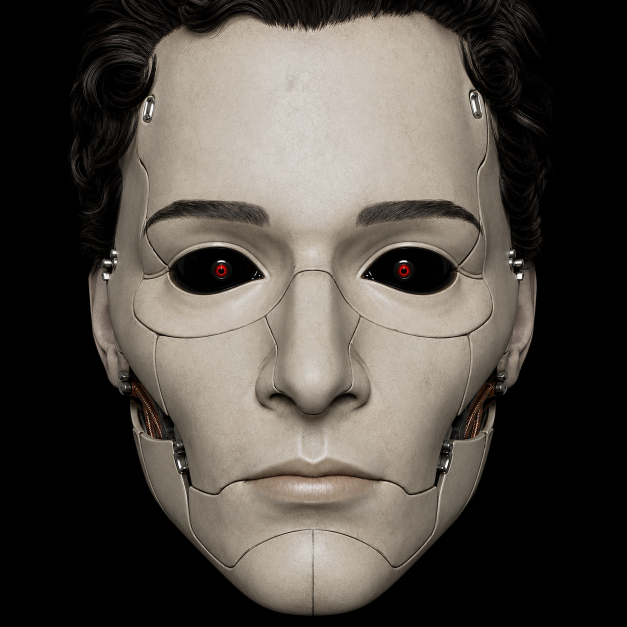
#> input picture design/subject-m22-face-source.png, 1254 x 1254 px (shown at 1/2 size)
$ python generate-subject-materials.py
#> lines starting #> are read from the running program, lines starting #| are printed output that depends on the picture
from __future__ import annotations

import argparse
import hashlib
from pathlib import Path

import numpy as np
from PIL import Image, ImageFilter, ImageOps


ROOT = Path(__file__).resolve().parents[1]
DEFAULT_SOURCE = ROOT / "design" / "subject-m22-face-source.png"
DEFAULT_OUT_DIR = ROOT / "public" / "models" / "subject-m22-materials"
MASTER_SEED = 0x4D323250  # "M22P"

QUALITY_SIZES = {
    "high": {"face": 1024, "tile": 256},
    "low": {"face": 512, "tile": 128},
}


def _rng(label: str) -> np.random.Generator:
    """Return an order-independent generator for one named output."""
    digest = hashlib.sha256(f"{MASTER_SEED}:{label}".encode("ascii")).digest()
    return np.random.default_rng(int.from_bytes(digest[:8], "little"))


def _srgb_to_linear(value: np.ndarray) -> np.ndarray:
    value = np.asarray(value, dtype=np.float32)
    return np.where(
        value <= 0.04045,
        value / 12.92,
        ((value + 0.055) / 1.055) ** 2.4,
    )


def _linear_to_srgb(value: np.ndarray) -> np.ndarray:
    value = np.clip(np.asarray(value, dtype=np.float32), 0.0, 1.0)
    return np.where(
        value <= 0.0031308,
        value * 12.92,
        1.055 * np.power(value, 1.0 / 2.4) - 0.055,
    )


def _as_u8(value: np.ndarray) -> np.ndarray:
    return np.rint(np.clip(value, 0.0, 1.0) * 255.0).astype(np.uint8)


def _blur(field: np.ndarray, radius: float) -> np.ndarray:
    field = np.asarray(field, dtype=np.float32)
    minimum = float(np.min(field))
    extent = float(np.max(field) - minimum)
    if extent <= 1e-8:
        return field.copy()
    encoded = _as_u8((field - minimum) / extent)
    image = Image.fromarray(encoded, mode="L")
    blurred = np.asarray(
        image.filter(ImageFilter.GaussianBlur(radius)), dtype=np.float32
    )
    return blurred / 255.0 * extent + minimum


def _resize_source(source: Image.Image, size: int) -> np.ndarray:
    # A square, full-frame source provides stable atlas coordinates for the
    # procedural face UVs. ImageOps.fit also handles a replacement source that
    # is not square without stretching facial proportions.
    image = ImageOps.fit(
        source.convert("RGB"),
        (size, size),
        method=Image.Resampling.LANCZOS,
        centering=(0.5, 0.5),
    )
    return np.asarray(image, dtype=np.float32) / 255.0


def _face_basecolor(source: Image.Image, size: int) -> np.ndarray:
    srgb = _resize_source(source, size)
    linear = _srgb_to_linear(srgb)
    luma = np.sum(linear * np.array([0.2126, 0.7152, 0.0722]), axis=2)

    yy, xx = np.mgrid[0:size, 0:size]
    nx = (xx + 0.5) / size * 2.0 - 1.0
    ny = (yy + 0.5) / size * 2.0 - 1.0
    face_region = ((nx / 0.67) ** 2 + ((ny + 0.01) / 0.94) ** 2) <= 1.0
    reliable = face_region & (luma > 0.075)
    reference_luma = float(np.median(luma[reliable])) if np.any(reliable) else 0.43

    # Retinex-style low-frequency division removes studio illumination while
    # leaving local identity features and material colour intact. Clamped gain
    # deliberately preserves genuinely black sockets/hair rather than turning
    # them grey.
    illumination = _blur(luma, max(18.0, size * 0.075))
    gain = np.clip(reference_luma / np.maximum(illumination, 0.025), 0.58, 1.72)
    corrected = np.clip(linear * gain[..., None], 0.0, 1.0)

    # Suppress residual large-area chroma casts without flattening the warm
    # ivory material. This is colour correction, not baked lighting.
    chroma_sample = corrected[reliable]
    if chroma_sample.size:
        channel_median = np.median(chroma_sample, axis=0)
        neutral = float(np.mean(channel_median))
        balance = np.clip(neutral / np.maximum(channel_median, 1e-4), 0.90, 1.10)
        corrected *= balance[None, None, :]

    return _as_u8(_linear_to_srgb(corrected))


def _normal_from_height(height: np.ndarray, strength: float, tileable: bool) -> np.ndarray:
    height = np.asarray(height, dtype=np.float32)
    if tileable:
        # The last row/column duplicate the first. Compute derivatives on the
        # unique periodic domain, then restore the duplicated seam samples.
        core = height[:-1, :-1]
        dx = (np.roll(core, -1, axis=1) - np.roll(core, 1, axis=1)) * 0.5
        dy = (np.roll(core, -1, axis=0) - np.roll(core, 1, axis=0)) * 0.5
        nx = -dx * strength
        ny = dy * strength
        nz = np.ones_like(nx)
        length = np.sqrt(nx * nx + ny * ny + nz * nz)
        core_normal = np.stack((nx / length, ny / length, nz / length), axis=2)
        normal = _close_tile(core_normal)
    else:
        dy, dx = np.gradient(height)
        nx = -dx * strength
        ny = dy * strength
        nz = np.ones_like(nx)
        length = np.sqrt(nx * nx + ny * ny + nz * nz)
        normal = np.stack((nx / length, ny / length, nz / length), axis=2)
    return _as_u8(normal * 0.5 + 0.5)


def _face_normal(source: Image.Image, size: int) -> np.ndarray:
    srgb = _resize_source(source, size)
    linear = _srgb_to_linear(srgb)
    luma = np.sum(linear * np.array([0.2126, 0.7152, 0.0722]), axis=2)
    log_luma = np.log(np.maximum(luma, 0.018))

    # Only band-pass detail contributes. Consequently head shape and studio
    # lights cannot leak into the tangent-space normal map.
    fine = _blur(log_luma, max(0.55, size / 1700.0))
    broad = _blur(log_luma, max(4.0, size / 105.0))
    height = np.tanh((fine - broad) * 1.35)
    height = _blur(height, max(0.4, size / 2400.0))
    return _normal_from_height(height, strength=5.25, tileable=False)


def _close_tile(core: np.ndarray) -> np.ndarray:
    """Append exact seam samples around a periodic (size-1) domain."""
    if core.ndim == 2:
        result = np.empty((core.shape[0] + 1, core.shape[1] + 1), dtype=core.dtype)
        result[:-1, :-1] = core
        result[-1, :-1] = core[0, :]
        result[:-1, -1] = core[:, 0]
        result[-1, -1] = core[0, 0]
    else:
        result = np.empty(
            (core.shape[0] + 1, core.shape[1] + 1, core.shape[2]), dtype=core.dtype
        )
        result[:-1, :-1, :] = core
        result[-1, :-1, :] = core[0, :, :]
        result[:-1, -1, :] = core[:, 0, :]
        result[-1, -1, :] = core[0, 0, :]
    return result


def _periodic_noise(size: int, rng: np.random.Generator, scale: float) -> np.ndarray:
    """Generate Gaussian-filtered noise over a toroidal sample domain."""
    domain = size - 1
    samples = rng.standard_normal((domain, domain))
    fy = np.fft.fftfreq(domain)[:, None]
    fx = np.fft.fftfreq(domain)[None, :]
    radius_sq = fx * fx + fy * fy
    sigma = max(scale / domain, 1.0 / domain)
    low_pass = np.exp(-radius_sq / (2.0 * sigma * sigma))
    field = np.fft.ifft2(np.fft.fft2(samples) * low_pass).real
    field -= float(field.mean())
    field /= max(float(field.std()), 1e-6)
    return _close_tile(field.astype(np.float32))


def _source_detail_strength(source: Image.Image) -> float:
    sample = ImageOps.fit(
        source.convert("L"), (256, 256), method=Image.Resampling.LANCZOS
    )
    luma = np.asarray(sample, dtype=np.float32) / 255.0
    high_pass = luma - _blur(luma, 3.0)
    useful = luma > 0.18
    if not np.any(useful):
        return 0.02
    return float(np.clip(np.std(high_pass[useful]), 0.008, 0.045))


def _woven_height(size: int, rng: np.random.Generator, density: int) -> np.ndarray:
    domain = size - 1
    x = np.arange(domain, dtype=np.float32)[None, :] / domain
    y = np.arange(domain, dtype=np.float32)[:, None] / domain
    warp = np.sin(2.0 * np.pi * density * x)
    weft = np.sin(2.0 * np.pi * (density + 3) * y)
    weave = warp * 0.62 + weft * 0.38 + warp * weft * 0.18
    noise = _periodic_noise(size, rng, scale=max(8.0, size / 13.0))
    return _close_tile(weave.astype(np.float32)) * 0.7 + noise * 0.3


def _rgba_rm(roughness: np.ndarray, metalness: np.ndarray) -> np.ndarray:
    shape = roughness.shape
    result = np.ones((shape[0], shape[1], 4), dtype=np.uint8) * 255
    result[..., 1] = _as_u8(roughness)
    result[..., 2] = _as_u8(metalness)
    return result


def _ivory_set(
    source: Image.Image, size: int, quality: str
) -> tuple[np.ndarray, np.ndarray, np.ndarray]:
    rng = _rng(f"{quality}:ivory")
    broad = _periodic_noise(size, rng, scale=max(3.0, size / 32.0))
    fine = _periodic_noise(size, rng, scale=max(12.0, size / 9.0))
    photo_amount = _source_detail_strength(source)
    variation = broad * 0.032 + fine * photo_amount * 0.42
    base = np.array([0.72, 0.685, 0.62], dtype=np.float32)
    color = np.clip(base[None, None, :] + variation[..., None], 0.0, 1.0)
    height = broad * 0.35 + fine * 0.65
    roughness = np.clip(0.74 + broad * 0.045 + fine * 0.025, 0.57, 0.90)
    metalness = np.zeros_like(roughness)
    return (
        _as_u8(color),
        _normal_from_height(height, strength=2.1, tileable=True),
        _rgba_rm(roughness, metalness),
    )


def _black_fabric_set(
    size: int, quality: str
) -> tuple[np.ndarray, np.ndarray, np.ndarray]:
    rng = _rng(f"{quality}:black-fabric")
    height = _woven_height(size, rng, density=24)
    grain = _periodic_noise(size, rng, scale=max(14.0, size / 8.0))
    domain = size - 1
    x = np.arange(domain, dtype=np.float32)[None, :] / domain
    rib = _close_tile(np.sin(2.0 * np.pi * 12.0 * x).repeat(domain, axis=0))
    value = np.clip(0.055 + rib * 0.009 + grain * 0.006, 0.018, 0.10)
    color = np.stack((value * 0.84, value * 0.91, value), axis=2)
    roughness = np.clip(0.89 + grain * 0.028 - np.abs(rib) * 0.018, 0.78, 0.97)
    metalness = np.zeros_like(roughness)
    return (
        _as_u8(color),
        _normal_from_height(height + rib * 0.4, strength=2.9, tileable=True),
        _rgba_rm(roughness, metalness),
    )


def _metal_set(size: int, quality: str) -> tuple[np.ndarray, np.ndarray, np.ndarray]:
    rng = _rng(f"{quality}:metal")
    broad = _periodic_noise(size, rng, scale=max(3.0, size / 30.0))
    fine = _periodic_noise(size, rng, scale=max(18.0, size / 7.0))
    domain = size - 1
    x = np.arange(domain, dtype=np.float32)[None, :] / domain
    y = np.arange(domain, dtype=np.float32)[:, None] / domain
    brushed = np.sin(2.0 * np.pi * (37.0 * x + y * 2.0))
    brushed += 0.45 * np.sin(2.0 * np.pi * (61.0 * x - y))
    brushed = _close_tile(brushed.astype(np.float32))
    variation = broad * 0.026 + fine * 0.012 + brushed * 0.009
    base = np.array([0.43, 0.455, 0.47], dtype=np.float32)
    color = np.clip(base[None, None, :] + variation[..., None], 0.0, 1.0)
    height = brushed * 0.48 + fine * 0.18 + broad * 0.08
    roughness = np.clip(0.27 + broad * 0.055 + np.abs(brushed) * 0.025, 0.16, 0.43)
    metalness = np.clip(0.96 - np.maximum(broad, 0.0) * 0.025, 0.89, 1.0)
    return (
        _as_u8(color),
        _normal_from_height(height, strength=1.75, tileable=True),
        _rgba_rm(roughness, metalness),
    )


def _save_rgb(path: Path, pixels: np.ndarray) -> None:
    Image.fromarray(pixels, mode="RGB").save(path, format="PNG", compress_level=9)


def _save_rgba(path: Path, pixels: np.ndarray) -> None:
    Image.fromarray(pixels, mode="RGBA").save(path, format="PNG", compress_level=9)


def _validate_tile(pixels: np.ndarray, label: str) -> None:
    if not np.array_equal(pixels[0], pixels[-1]):
        raise ValueError(f"{label}: top/bottom seam is not closed")
    if not np.array_equal(pixels[:, 0], pixels[:, -1]):
        raise ValueError(f"{label}: left/right seam is not closed")


def generate(source_path: Path, out_dir: Path) -> list[Path]:
    if not source_path.is_file():
        raise FileNotFoundError(f"Face source does not exist: {source_path}")
    source = ImageOps.exif_transpose(Image.open(source_path)).convert("RGB")
#> source is the input picture: PIL image 1254x1254 RGB; mean R, G, B 79.5, 74.2, 67.7
    written: list[Path] = []

    for quality, sizes in QUALITY_SIZES.items():
        quality_dir = out_dir / quality
        quality_dir.mkdir(parents=True, exist_ok=True)

        face_basecolor = _face_basecolor(source, sizes["face"])
        face_normal = _face_normal(source, sizes["face"])
        face_outputs = {
            "face-basecolor.png": face_basecolor,
            "face-normal.png": face_normal,
        }
        for filename, pixels in face_outputs.items():
            path = quality_dir / filename
            _save_rgb(path, pixels)
            written.append(path)

        material_sets = {
            "ivory": _ivory_set(source, sizes["tile"], quality),
            "black-fabric": _black_fabric_set(sizes["tile"], quality),
            "metal": _metal_set(sizes["tile"], quality),
        }
        for material, (basecolor, normal, rm) in material_sets.items():
            for map_name, pixels in (
                ("basecolor", basecolor),
                ("normal", normal),
                ("rm", rm),
            ):
                _validate_tile(pixels, f"{quality}/{material}-{map_name}")
                path = quality_dir / f"{material}-{map_name}.png"
                if map_name == "rm":
                    _save_rgba(path, pixels)
                else:
                    _save_rgb(path, pixels)
                written.append(path)
#> this loop made 2 passes
#> (reference_luma in _face_basecolor, channel_median in _face_basecolor, neutral in _face_basecolor, balance in _face_basecolor, photo_amount in _ivory_set) on passes 1 to 2: (0.378, [0.503, 0.444, 0.374], 0.44, [0.9, 0.992, 1.1], 0.045), (0.378, [0.504, 0.444, 0.375], 0.441, [0.9, 0.992, 1.1], 0.045)
#> pass 1, in _face_basecolor, `linear = _srgb_to_linear(srgb)`:
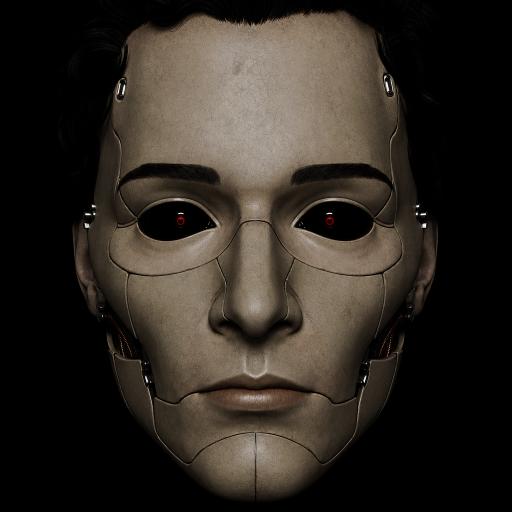
#> linear: shape (1024, 1024, 3) float32 (shown at 1/2 size); mean R, G, B 0.185, 0.162, 0.135
#> pass 1, in _face_basecolor, `luma = np.sum(linear * np.array([0.2126, 0.7152, 0.0722]), axis=2)`:
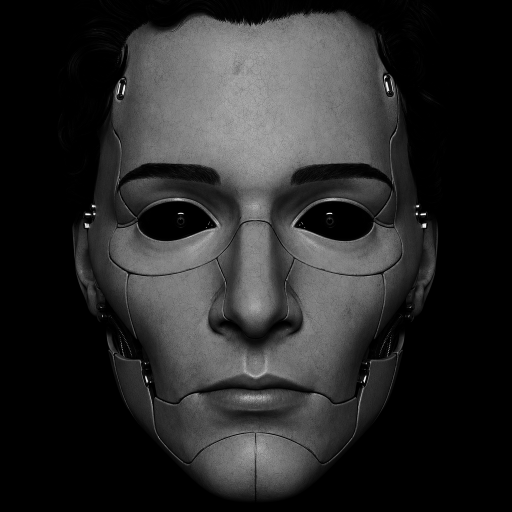
#> luma: shape (1024, 1024) float64 (shown at 1/2 size); min 0, max 1, mean 0.165
#> after the loop:
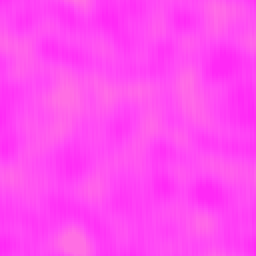
#> pixels: shape (128, 128, 4) (shown 2 times larger); mean R, G, B, A 255, 73, 242.4, 255
#> after the loop, written = 22 items

    return written


def main() -> None:
    parser = argparse.ArgumentParser(
        description="Build deterministic PBR textures for the SUBJECT M-22 model."
    )
    parser.add_argument(
        "--source",
        type=Path,
        default=DEFAULT_SOURCE,
        help=f"facial source image (default: {DEFAULT_SOURCE})",
    )
    parser.add_argument(
        "--out-dir",
        type=Path,
        default=DEFAULT_OUT_DIR,
        help=f"output directory (default: {DEFAULT_OUT_DIR})",
    )
    args = parser.parse_args()

    written = generate(args.source.resolve(), args.out_dir.resolve())
#> written = 22 items
#> (the run stopped early here; a loop or call above may not have finished)
